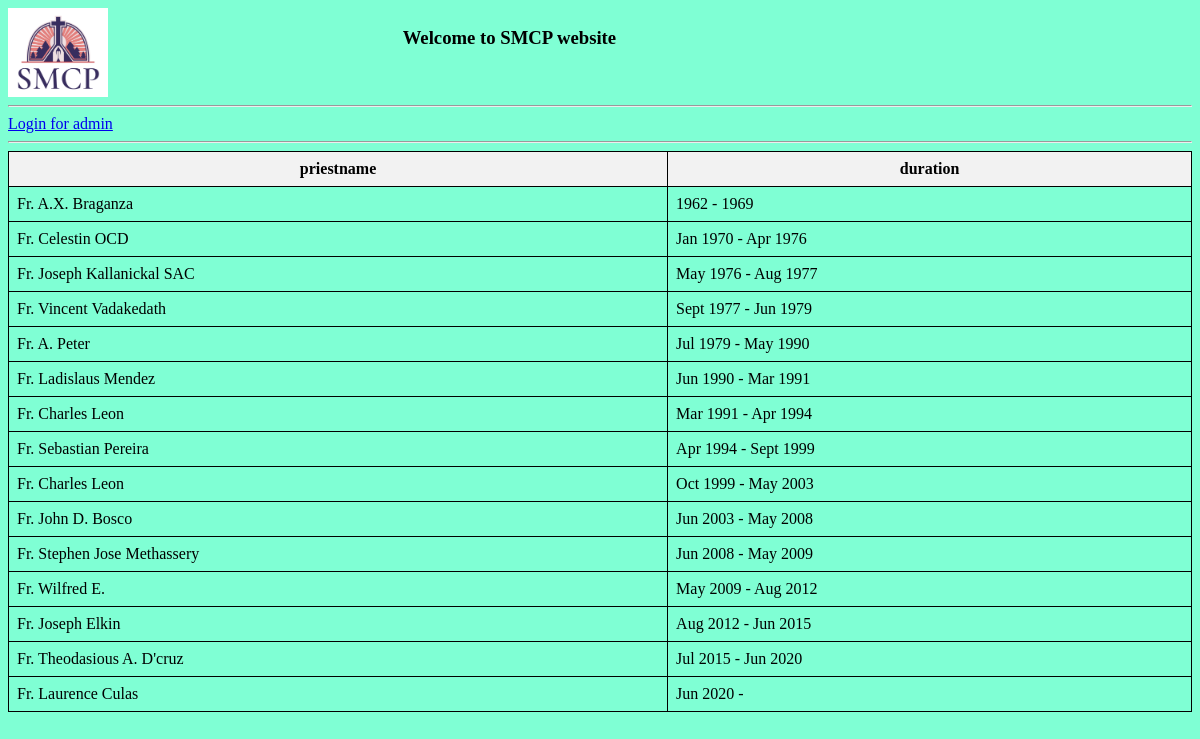
The app's page /aboutchurch/parishpriests with its own data.
### base/models.py (models this page shows, shortened)
class parishpreist(models.Model):
    priestname = models.CharField(max_length=100)
    duration = models.CharField(max_length=100)

### base/views.py (the view)
# urls.py: path('aboutchurch/parishpriests',views.parishpriests, name='parishpriests'),
def parishpriests(request):
    page = 'subabout'
    column1 = 'priestname'
    column2 = 'duration'
    churchdata = parishpreist.objects.all()
    context = {'churchdata':churchdata,'page':page,
               'column1':column1,'column2':column2}
    return render(request,'base/aboutchurch.html',context)

### base/templatetags/custom_filters.py (called while the page is built)
@register.filter
def getattribute(obj, attr_name):
    return getattr(obj, attr_name, None)

### base/templates/base/aboutchurch.html (shortened to what this page needs)
{% extends 'main.html' %}
{% block content %}
{% load custom_filters %}
<head>
  <link rel="stylesheet" type="text/css" media="screen" href="/static/styles/aboutchurch.css">
</head>
<body>
  {% if page == 'subabout' %}
  <table>
    <tr>
      <th>{{column1}}</th>
      <th>{{column2}}</th>
    </tr>
    {% for member in churchdata %}
    <tr>
      <td>{{ member|getattribute:column1 }}</td>
      <td>{{ member|getattribute:column2 }}</td>
    </tr>
    {% endfor %}
  </table>
  {% endif %}
</body>
{% endblock %}

### templates/main.html (shortened to what this page needs)
{% load static %}
<html>
<head>
  <link rel="stylesheet" type="text/css" media="screen" href="{% static 'styles/main.css' %}">
</head>
<body>
  <div class="header-container">
  <div>
    <a href="{% url 'home' %}">
      <img src="/static/images/logo-smcp.png" alt="logo-smcp"  class="logo-smcp">
    </a>
  </div>
  <div>
    <h3>Welcome to SMCP website</h3>
  </div>
  </div>
  <hr>
  {% include 'navbar.html' %}
  {% block content %}
  {% endblock %}
</body>
</html>

### templates/navbar.html
<div>
  {% if request.user.is_authenticated %}
  <p>Hello {{request.user}}</p>
  <a href="{% url 'logout' %}">Logout</a>
  <hr>
  {% else %}
  <a href="{% url 'login' %}">Login for admin</a>
  <hr>
  {% endif %}
</div>

### static/styles/main.css (style rules this page uses)
.header-container { display: grid; grid-template-columns: 1fr 2fr; }
.logo-smcp { width: 100px; height: auto; }
body { background-color: aquamarine; }

### static/styles/aboutchurch.css (style rules this page uses)
table { border-collapse: collapse; width: 100%; }
th, td { border: 1px solid black; padding: 8px; }
th { background-color: #f2f2f2; font-weight: bold; }

### records on screen
parishpreist: priestname "Fr. A.X. Braganza", duration "1962 - 1969"
parishpreist: priestname "Fr. Celestin OCD", duration "Jan 1970 - Apr 1976"
parishpreist: priestname "Fr. Joseph Kallanickal SAC", duration "May 1976 - Aug 1977"
parishpreist: priestname "Fr. Vincent Vadakedath", duration "Sept 1977 - Jun 1979"
parishpreist: priestname "Fr. A. Peter", duration "Jul 1979 - May 1990"
parishpreist: priestname "Fr. Ladislaus Mendez", duration "Jun 1990 - Mar 1991"
parishpreist: priestname "Fr. Charles Leon", duration "Mar 1991 - Apr 1994"
parishpreist: priestname "Fr. Sebastian Pereira", duration "Apr 1994 - Sept 1999"
parishpreist: priestname "Fr. Charles Leon", duration "Oct 1999 - May 2003"
parishpreist: priestname "Fr. John D. Bosco", duration "Jun 2003 - May 2008"
parishpreist: priestname "Fr. Stephen Jose Methassery", duration "Jun 2008 - May 2009"
parishpreist: priestname "Fr. Wilfred E.", duration "May 2009 - Aug 2012"
parishpreist: priestname "Fr. Joseph Elkin", duration "Aug 2012 - Jun 2015"
parishpreist: priestname "Fr. Theodasious A. D'cruz", duration "Jul 2015 - Jun 2020"
parishpreist: priestname "Fr. Laurence Culas", duration "Jun 2020 -"

### other values on screen
{{ column1 }} "priestname"
{{ column2 }} "duration"
